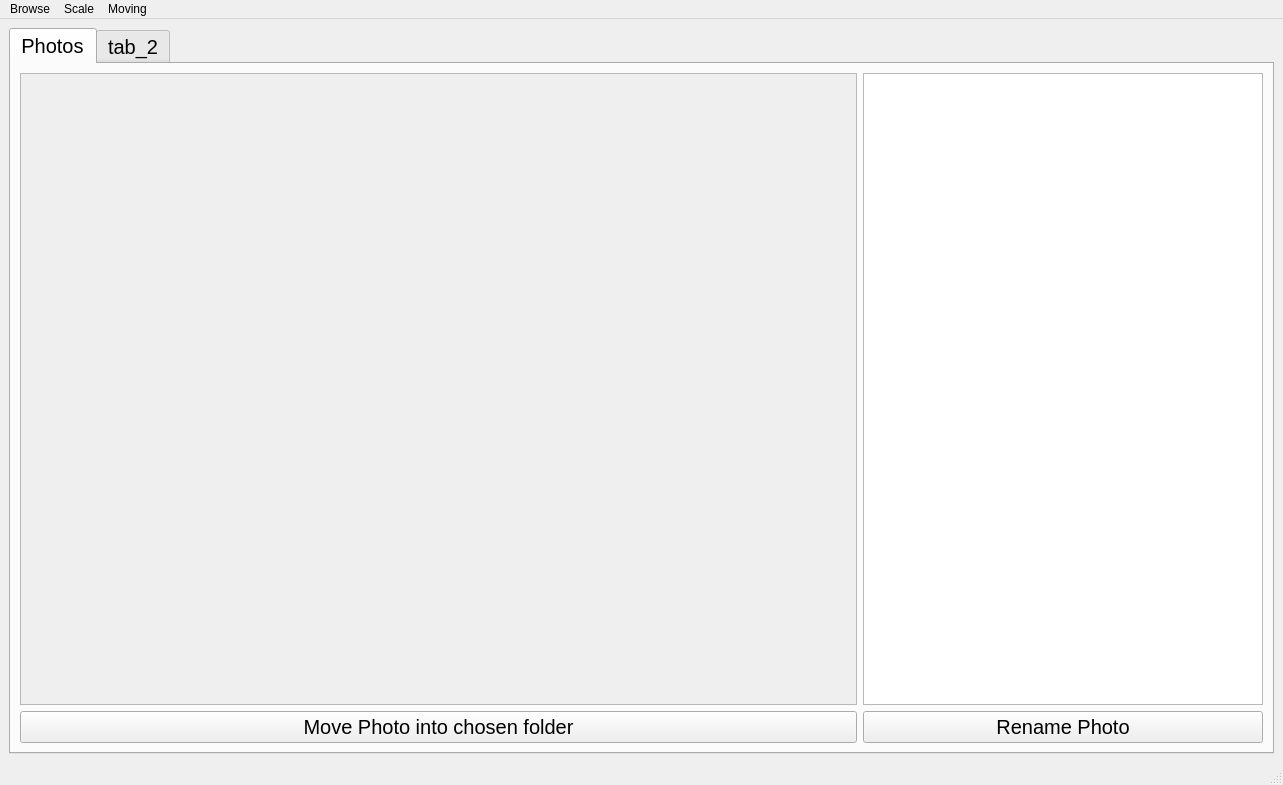
<?xml version="1.0" encoding="UTF-8"?>
<ui version="4.0">
 <class>MainWindow</class>
 <widget class="QMainWindow" name="MainWindow">
  <property name="geometry">
   <rect>
    <x>0</x>
    <y>0</y>
    <width>1283</width>
    <height>785</height>
   </rect>
  </property>
  <property name="sizePolicy">
   <sizepolicy hsizetype="Preferred" vsizetype="Preferred">
    <horstretch>0</horstretch>
    <verstretch>0</verstretch>
   </sizepolicy>
  </property>
  <property name="windowTitle">
   <string>Photo Manager</string>
  </property>
  <property name="windowIcon">
   <iconset>
    <normaloff>../Image_sources/1200px-Picture_icon_BLACK.svg.png</normaloff>../Image_sources/1200px-Picture_icon_BLACK.svg.png</iconset>
  </property>
  <property name="iconSize">
   <size>
    <width>24</width>
    <height>24</height>
   </size>
  </property>
  <widget class="QWidget" name="centralwidget">
   <property name="enabled">
    <bool>true</bool>
   </property>
   <property name="sizePolicy">
    <sizepolicy hsizetype="Preferred" vsizetype="Preferred">
     <horstretch>0</horstretch>
     <verstretch>0</verstretch>
    </sizepolicy>
   </property>
   <layout class="QGridLayout" name="gridLayout">
    <item row="0" column="0">
     <widget class="QTabWidget" name="tabWidget">
      <property name="enabled">
       <bool>true</bool>
      </property>
      <property name="sizePolicy">
       <sizepolicy hsizetype="Preferred" vsizetype="Preferred">
        <horstretch>0</horstretch>
        <verstretch>0</verstretch>
       </sizepolicy>
      </property>
      <property name="minimumSize">
       <size>
        <width>0</width>
        <height>0</height>
       </size>
      </property>
      <property name="sizeIncrement">
       <size>
        <width>0</width>
        <height>0</height>
       </size>
      </property>
      <property name="baseSize">
       <size>
        <width>0</width>
        <height>0</height>
       </size>
      </property>
      <property name="font">
       <font>
        <pointsize>15</pointsize>
        <italic>false</italic>
        <bold>false</bold>
        <underline>false</underline>
        <strikeout>false</strikeout>
        <kerning>true</kerning>
       </font>
      </property>
      <property name="mouseTracking">
       <bool>false</bool>
      </property>
      <property name="tabletTracking">
       <bool>false</bool>
      </property>
      <property name="tabPosition">
       <enum>QTabWidget::North</enum>
      </property>
      <property name="tabShape">
       <enum>QTabWidget::Rounded</enum>
      </property>
      <property name="currentIndex">
       <number>0</number>
      </property>
      <property name="iconSize">
       <size>
        <width>16</width>
        <height>16</height>
       </size>
      </property>
      <property name="elideMode">
       <enum>Qt::ElideNone</enum>
      </property>
      <widget class="QWidget" name="Photos">
       <property name="enabled">
        <bool>true</bool>
       </property>
       <property name="font">
        <font>
         <pointsize>15</pointsize>
         <italic>false</italic>
         <bold>false</bold>
         <underline>false</underline>
         <strikeout>false</strikeout>
         <kerning>true</kerning>
        </font>
       </property>
       <attribute name="title">
        <string>Photos</string>
       </attribute>
       <layout class="QGridLayout" name="gridLayout_2">
        <item row="0" column="0">
         <widget class="QScrollArea" name="scrollArea">
          <property name="widgetResizable">
           <bool>true</bool>
          </property>
          <widget class="QWidget" name="scrollAreaWidgetContents">
           <property name="geometry">
            <rect>
             <x>0</x>
             <y>0</y>
             <width>833</width>
             <height>623</height>
            </rect>
           </property>
          </widget>
         </widget>
        </item>
        <item row="0" column="1">
         <widget class="QListWidget" name="listWidget">
          <property name="sizePolicy">
           <sizepolicy hsizetype="Minimum" vsizetype="Expanding">
            <horstretch>0</horstretch>
            <verstretch>0</verstretch>
           </sizepolicy>
          </property>
          <property name="minimumSize">
           <size>
            <width>400</width>
            <height>0</height>
           </size>
          </property>
          <property name="maximumSize">
           <size>
            <width>200</width>
            <height>16777215</height>
           </size>
          </property>
         </widget>
        </item>
        <item row="1" column="0">
         <widget class="QPushButton" name="Move_Photo_Button">
          <property name="text">
           <string>Move Photo into chosen folder</string>
          </property>
         </widget>
        </item>
        <item row="1" column="1">
         <widget class="QPushButton" name="Rename_Photo_Button">
          <property name="text">
           <string>Rename Photo</string>
          </property>
         </widget>
        </item>
       </layout>
      </widget>
      <widget class="QWidget" name="tab_2">
       <attribute name="title">
        <string>tab_2</string>
       </attribute>
      </widget>
     </widget>
    </item>
   </layout>
  </widget>
  <widget class="QMenuBar" name="menubar">
   <property name="geometry">
    <rect>
     <x>0</x>
     <y>0</y>
     <width>1283</width>
     <height>22</height>
    </rect>
   </property>
   <widget class="QMenu" name="menuBrowse">
    <property name="title">
     <string>Browse</string>
    </property>
    <addaction name="action_Open_File"/>
    <addaction name="actionSave_File"/>
    <addaction name="separator"/>
   </widget>
   <widget class="QMenu" name="menuScale">
    <property name="title">
     <string>Scale</string>
    </property>
    <addaction name="action_Zoom_in"/>
    <addaction name="action_Zoom_out"/>
    <addaction name="action_Original_size"/>
    <addaction name="action_Adjust_the_size"/>
   </widget>
   <widget class="QMenu" name="menuMoving">
    <property name="title">
     <string>Moving</string>
    </property>
    <addaction name="actionChoose_directory_to_move_this_photo"/>
   </widget>
   <addaction name="menuBrowse"/>
   <addaction name="menuScale"/>
   <addaction name="menuMoving"/>
  </widget>
  <widget class="QStatusBar" name="statusbar"/>
  <action name="action_Open_File">
   <property name="checkable">
    <bool>false</bool>
   </property>
   <property name="text">
    <string>Open File</string>
   </property>
  </action>
  <action name="action_Zoom_in">
   <property name="text">
    <string>Zoom in</string>
   </property>
   <property name="shortcut">
    <string>Ctrl+=</string>
   </property>
  </action>
  <action name="action_Zoom_out">
   <property name="text">
    <string>Zoom out</string>
   </property>
   <property name="shortcut">
    <string>Ctrl+-</string>
   </property>
  </action>
  <action name="action_Original_size">
   <property name="text">
    <string>Original size</string>
   </property>
  </action>
  <action name="action_Adjust_the_size">
   <property name="text">
    <string>Adjust the size</string>
   </property>
  </action>
  <action name="actionSave_File">
   <property name="text">
    <string>Save File</string>
   </property>
  </action>
  <action name="actionOpen_Directory_for_moving_photo">
   <property name="text">
    <string>Open Folder for moving photo</string>
   </property>
  </action>
  <action name="actionChoose_directory_to_move_this_photo">
   <property name="text">
    <string>Choose Folder to move this photo</string>
   </property>
  </action>
 </widget>
 <resources/>
 <connections/>
</ui>
